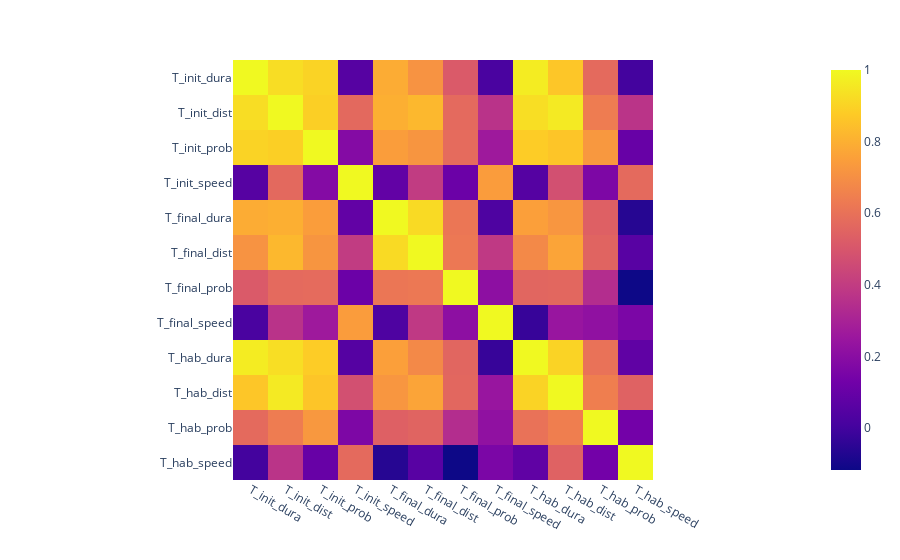

Notebook code cell kept with this figure:
### Code cell
fig = px.imshow(Corr_ASD, labels=AxisNames)
fig.show()

### Figure 1 — Plotly figure (JSON) as saved in the notebook; plotly's stock layout.template omitted (floating-point values rounded to 4 significant figures; data arrays with more than 128 entries replaced by an {"elided": "..."} marker saying what was removed)
{"data": [{"coloraxis": "coloraxis", "hovertemplate": "x: %{x}<br>y: %{y}<br>color: %{z}<extra></extra>", "type": "heatmap", "x": ["T_init_dura", "T_init_dist", "T_init_prob", "T_init_speed", "T_final_dura", "T_final_dist", "T_final_prob", "T_final_speed", "T_hab_dura", "T_hab_dist", "T_hab_prob", "T_hab_speed"], "y": ["T_init_dura", "T_init_dist", "T_init_prob", "T_init_speed", "T_final_dura", "T_final_dist", "T_final_prob", "T_final_speed", "T_hab_dura", "T_hab_dist", "T_hab_prob", "T_hab_speed"], "z": {"elided": "12x12 float values"}}], "layout": {"coloraxis": {"colorscale": [[0, "#0d0887"], [0.1111, "#46039f"], [0.2222, "#7201a8"], [0.3333, "#9c179e"], [0.4444, "#bd3786"], [0.5556, "#d8576b"], [0.6667, "#ed7953"], [0.7778, "#fb9f3a"], [0.8889, "#fdca26"], [1, "#f0f921"]]}, "margin": {"t": 60}, "xaxis": {"constrain": "domain", "scaleanchor": "y"}, "yaxis": {"autorange": "reversed", "constrain": "domain"}}}
